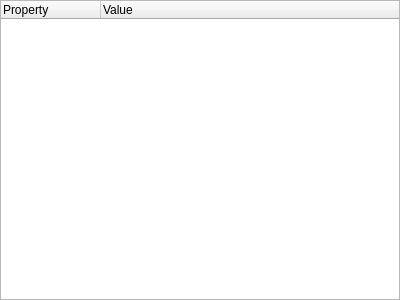
<?xml version="1.0" encoding="UTF-8"?>
<ui version="4.0">
 <class>ClipPropertiesDock</class>
 <widget class="QWidget" name="ClipPropertiesDock">
  <property name="geometry">
   <rect>
    <x>0</x>
    <y>0</y>
    <width>400</width>
    <height>300</height>
   </rect>
  </property>
  <property name="windowTitle">
   <string>Form</string>
  </property>
  <layout class="QHBoxLayout" name="horizontalLayout">
   <property name="spacing">
    <number>0</number>
   </property>
   <property name="leftMargin">
    <number>0</number>
   </property>
   <property name="topMargin">
    <number>0</number>
   </property>
   <property name="rightMargin">
    <number>0</number>
   </property>
   <property name="bottomMargin">
    <number>0</number>
   </property>
   <item>
    <widget class="QTreeWidget" name="treeWidget">
     <property name="uniformRowHeights">
      <bool>true</bool>
     </property>
     <property name="itemsExpandable">
      <bool>false</bool>
     </property>
     <property name="allColumnsShowFocus">
      <bool>true</bool>
     </property>
     <property name="columnCount">
      <number>2</number>
     </property>
     <column>
      <property name="text">
       <string>Property</string>
      </property>
     </column>
     <column>
      <property name="text">
       <string>Value</string>
      </property>
     </column>
    </widget>
   </item>
  </layout>
 </widget>
 <resources/>
 <connections/>
</ui>
